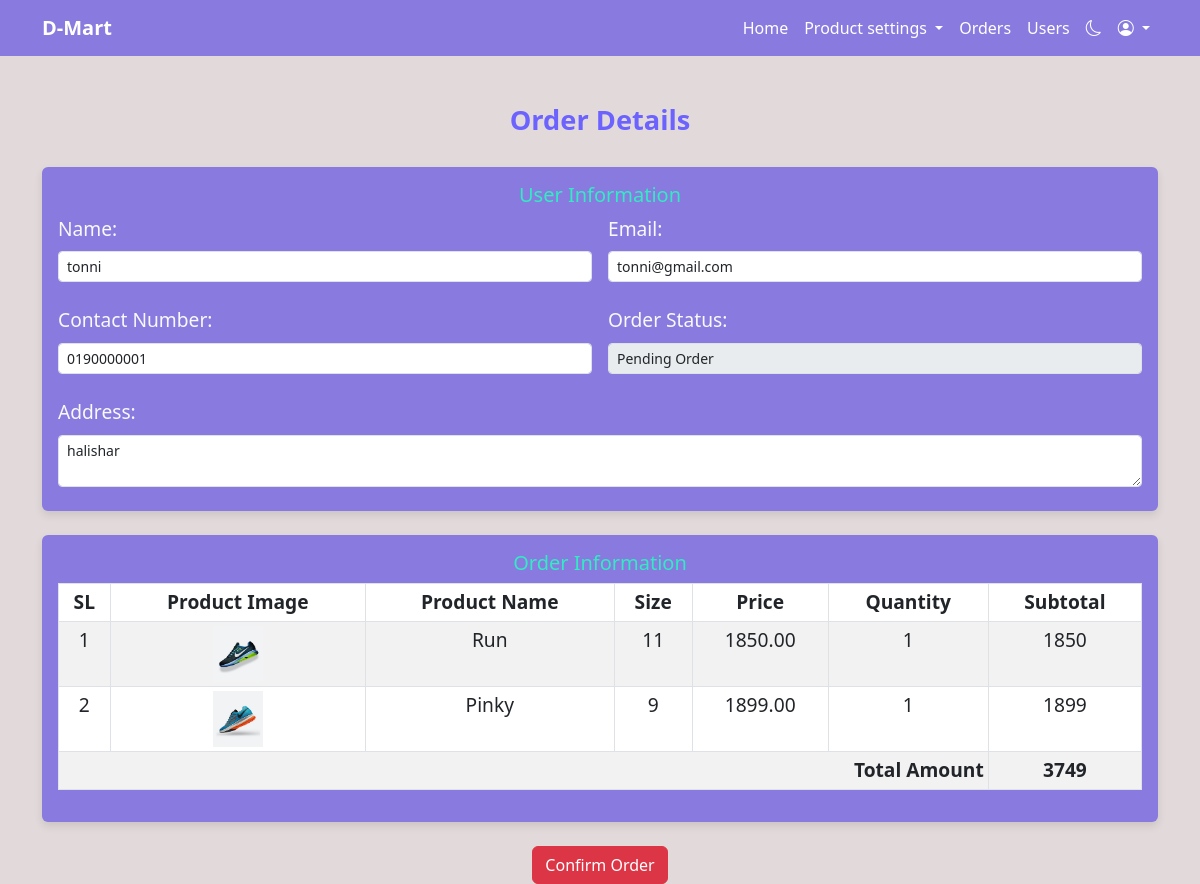
The app's page /backend/order_details.php?id=4 (signed in) with its own data.
### tables this page shows
CREATE TABLE `orders` (
  `id` int(11) NOT NULL,
  `user_id` int(11) NOT NULL,
  `name` varchar(100) NOT NULL,
  `email` varchar(100) NOT NULL,
  `contact_number` varchar(50) NOT NULL,
  `address` varchar(250) NOT NULL,
  `total_amount` decimal(10,2) NOT NULL,
  `order_status` int(11) NOT NULL DEFAULT 0,
  `order_date_time` datetime NOT NULL DEFAULT current_timestamp(),
  `status` tinyint(1) NOT NULL DEFAULT 1
);

CREATE TABLE `users` (
  `id` int(11) NOT NULL,
  `name` varchar(250) NOT NULL,
  `email` varchar(250) NOT NULL,
  `password` varchar(250) NOT NULL,
  `status` tinyint(1) NOT NULL DEFAULT 1
);

CREATE TABLE `order_details` (
  `id` int(11) NOT NULL,
  `order_id` int(11) NOT NULL,
  `product_id` int(11) NOT NULL,
  `price` decimal(10,2) NOT NULL,
  `size_id` int(11) NOT NULL,
  `quantity` int(11) NOT NULL,
  `status` tinyint(1) NOT NULL DEFAULT 1
);

CREATE TABLE `products` (
  `id` int(11) NOT NULL,
  `name` varchar(250) NOT NULL,
  `price` decimal(10,2) NOT NULL,
  `image_path` varchar(250) NOT NULL,
  `brand_id` int(11) NOT NULL,
  `status` tinyint(1) NOT NULL DEFAULT 1
);

CREATE TABLE `sizes` (
  `id` int(11) NOT NULL,
  `name` varchar(250) NOT NULL,
  `status` tinyint(1) NOT NULL DEFAULT 1
);

### backend/order_details.php (the view, shortened to what this page needs)
<?php
    require 'database_connection.php';
    $order_id = isset($_GET['id']) ? intval($_GET['id']) : 0;
    $order_query = "
        SELECT o.id, o.user_id, o.name, o.email, o.contact_number, o.address, o.total_amount, o.order_status, o.order_date_time,
               u.name AS user_name, u.email AS user_email
        FROM orders o
        JOIN users u ON o.user_id = u.id
        WHERE o.id = $order_id AND o.status = 1";
    $order_result = $conn->query($order_query);
    $order = $order_result->fetch_assoc();
    $details_query = "
        SELECT od.product_id, od.price, od.size_id, od.quantity, p.name AS product_name, p.image_path, s.name AS size_name
        FROM order_details od
        JOIN products p ON od.product_id = p.id
        JOIN sizes s ON od.size_id = s.id
        WHERE od.order_id = $order_id AND od.status = 1";
    $details_result = $conn->query($details_query);
?>
<!DOCTYPE html>
<html lang="en">
<?php require 'assets/header.php'; ?>
<body class="day-mode">
    <?php require 'assets/menu.php'; ?>
    <div class="container mt-5">
        <h2 class="dashboard-title">Order Details</h2>
        <?php if ($order): ?>
            <div class="card card-user-info mb-4">
                <div class="card-body">
                    <h5>User Information</h5>
                    <form class="row g-3 text-start text-light">
                        <div class="col-md-6 mb-2">
                            <label class="form-label">Name:</label>
                            <input type="text" class="form-control form-control-sm" value="<?= htmlspecialchars($order['user_name']) ?>" readonly>
                        </div>
                        <div class="col-md-6 mb-2">
                            <label class="form-label">Email:</label>
                            <input type="text" class="form-control form-control-sm" value="<?= htmlspecialchars($order['user_email']) ?>" readonly>
                        </div>
                        <div class="col-md-6 mb-2">
                            <label class="form-label">Contact Number:</label>
                            <input type="text" class="form-control form-control-sm" value="<?= htmlspecialchars($order['contact_number']) ?>" readonly>
                        </div>
                        <div class="col-md-6 mb-2">
                            <label class="form-label">Order Status:</label>
                            <select class="form-control form-control-sm" disabled>
                                <option value="0" <?php if ($order['order_status'] == 0) echo 'selected'; ?>>Pending Order</option>
                            </select>
                        </div>
                        <div class="col-md-12 mb-2">
                            <label class="form-label">Address:</label>
                            <textarea class="form-control form-control-sm" readonly><?= htmlspecialchars($order['address']) ?></textarea>
                        </div>
                    </form>
                </div>
            </div>
            <div class="card">
                <div class="card-body">
                    <h5>Order Information</h5>
                    <table class="table table-striped table-bordered table-sm table-hover">
                        <thead>
                            <tr>
                                <th>SL</th>
                                <th>Product Image</th>
                                <th>Product Name</th>
                                <th>Size</th>
                                <th>Price</th>
                                <th>Quantity</th>
                                <th>Subtotal</th>
                            </tr>
                        </thead>
                        <tbody>
                            <?php
                                $sl = 1;
                                $total = 0;
                                while ($item = $details_result->fetch_assoc()):
                                    $subtotal = $item['price'] * $item['quantity'];
                                    $total += $subtotal;
                            ?>
                            <tr>
                                <td><?= $sl++ ?></td>
                                <td><img src="<?= htmlspecialchars($item['image_path']) ?>" alt="Product Image" style="width: 50px; height: auto;"></td>
                                <td><?= htmlspecialchars($item['product_name']) ?></td>
                                <td><?= htmlspecialchars($item['size_name']) ?></td>
                                <td><?= htmlspecialchars($item['price']) ?></td>
                                <td><?= htmlspecialchars($item['quantity']) ?></td>
                                <td><?= htmlspecialchars($subtotal) ?></td>
                            </tr>
                            <?php endwhile; ?>
                            <tr>
                                <td colspan="6" class="text-end"><strong>Total Amount</strong></td>
                                <td><strong><?= htmlspecialchars($total) ?></strong></td>
                            </tr>
                        </tbody>
                    </table>
                </div>
            </div>
            <div class="text-center mt-4">
                <form action="order_confirm.php" method="POST" target="_blank">
                    <?php if($order['order_status'] == 0){ ?>
                        <button type="submit" class="btn btn-danger">Confirm Order</button>
                    <?php } ?>
                </form>
            </div>
        <?php else: ?>
            <p class="text-center text-danger">Order not found or invalid order ID.</p>
        <?php endif; ?>
    </div>
</body>
</html>

### backend/assets/css/style.css (style rules this page uses)
body.day-mode { background-color: #e2dada; color: #040303; }
.dashboard-title { color: #6c63ff; text-align: center; font-size: 1.7rem; font-weight: bold; margin-bottom: 30px; }
.card { border: none; box-shadow: 0 4px 8px rgba(0, 0, 0, 0.1); transition: transform 0.2s ease-in-out; }
.card-body { text-align: center; font-size: 1.2rem; color: #32ebc3; }
.day-mode .card, .day-mode .navbar { background-color: #897adf; }

### records on screen
orders: user.name "tonni", user.email "tonni@gmail.com", contact_number "0190000001", order_status "Pending Order", address "halishar"
order_details: product.image_path (picture), product.name "Run", size.name "11", price "1850.00", quantity "1", subtotal "1850"
order_details: product.image_path (picture), product.name "Pinky", size.name "9", price "1899.00", quantity "1", subtotal "1899"

### other values on screen
$total "3749"
